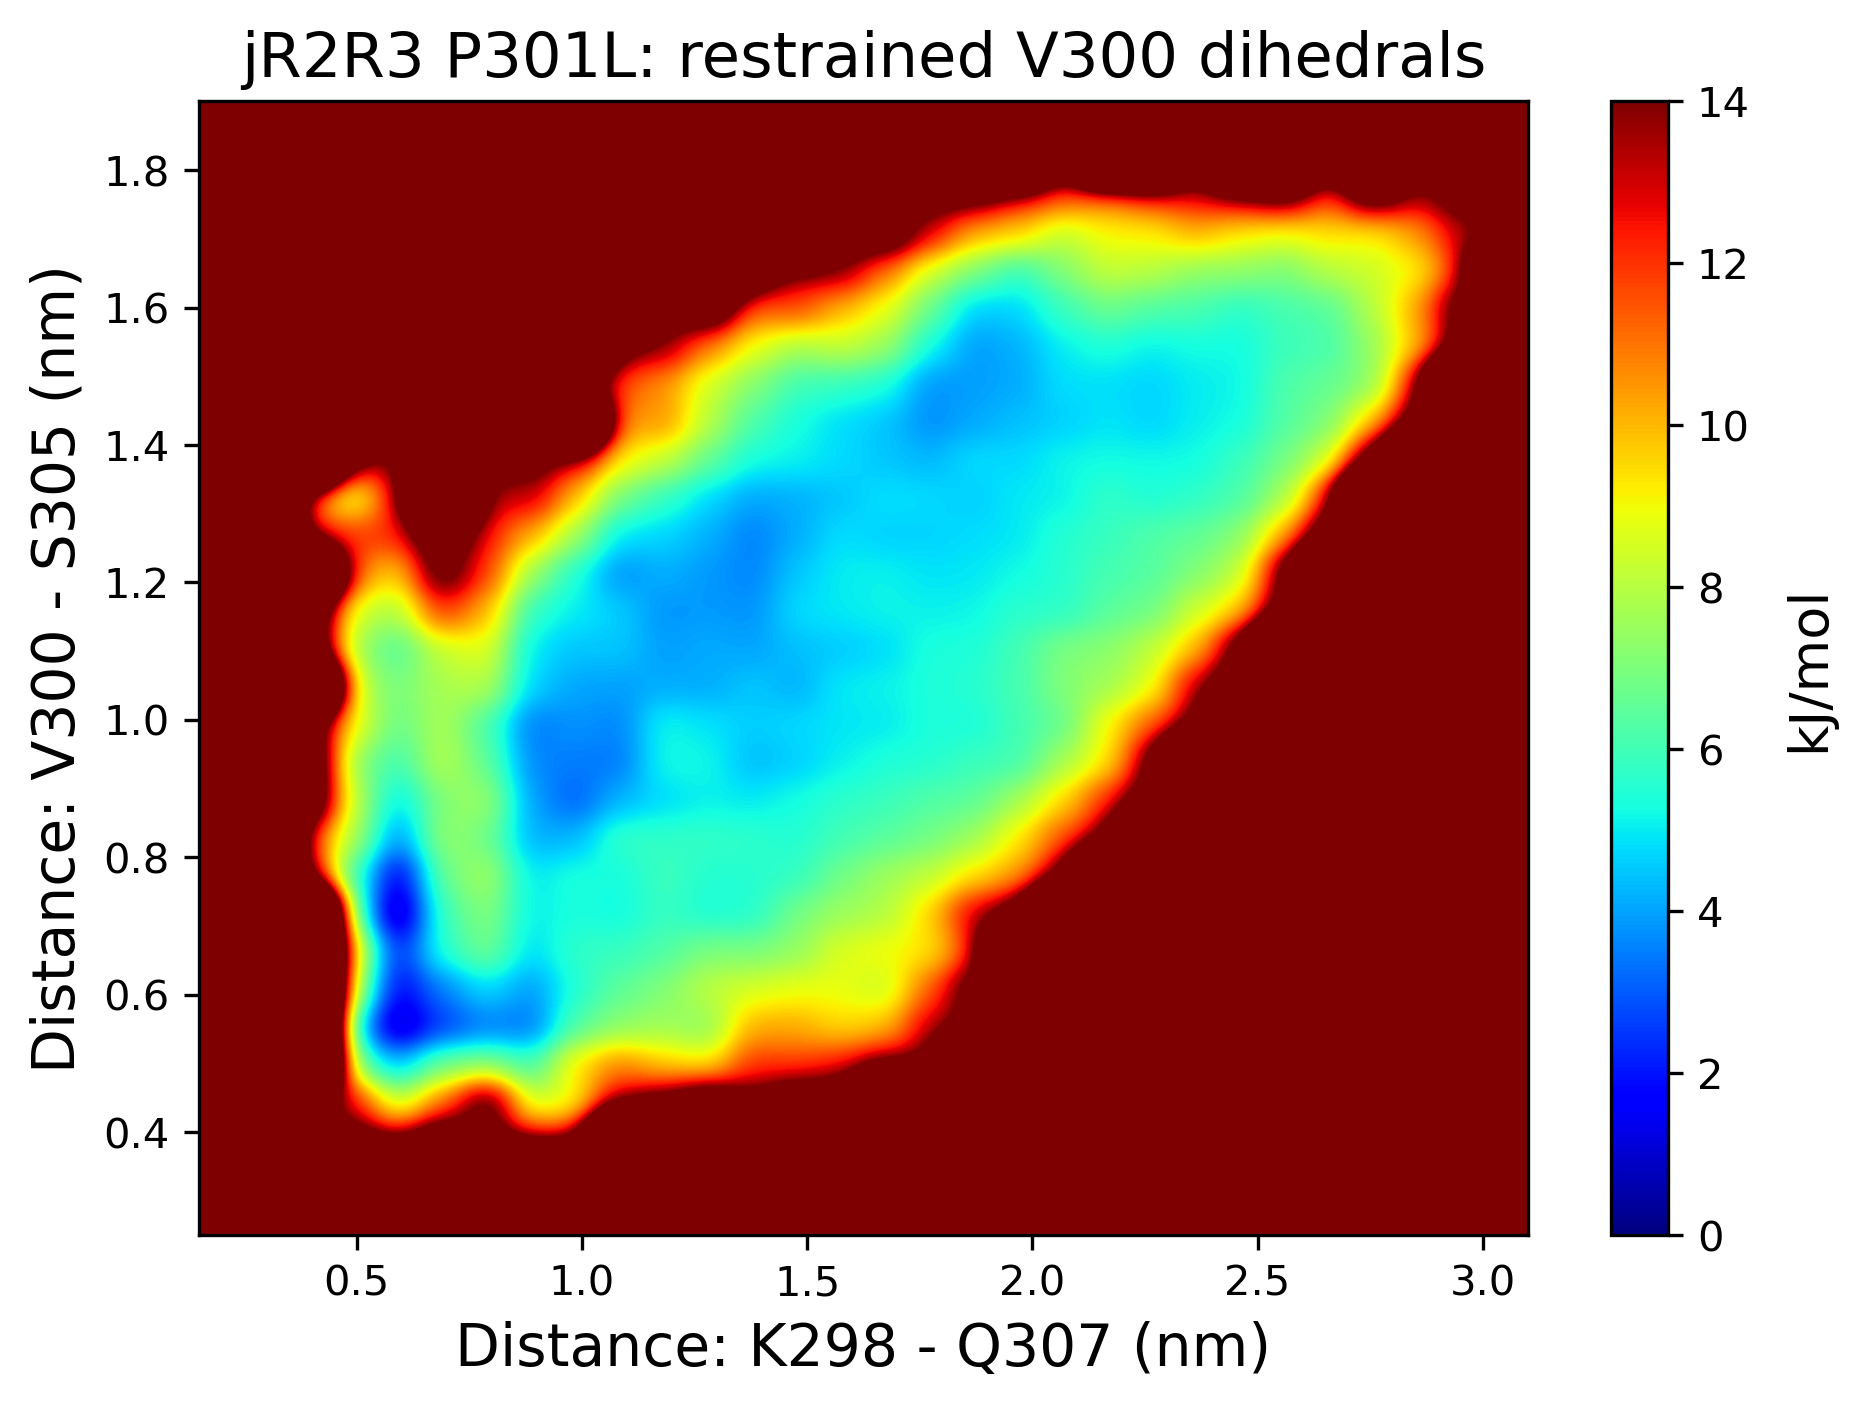

Here is the Python script that generated this plot:
#%%
import numpy as np
import pandas as pd
import matplotlib.pyplot as plt

# make a mask that counts frames when V300 and V301 dihedrals resemble HP1's
columns = ['Angle phi: VAL300','Angle psi: VAL300','Angle phi: aa301','Angle psi: aa301']
df_dihedrals = pd.read_csv('dihedrals_jR2R3_P301L.csv')[columns]

# make a mask for phi VAL300 < 0 and psi VAL300 > 1
V300_mask = np.logical_and(df_dihedrals['Angle phi: VAL300'].values < 0, df_dihedrals['Angle psi: VAL300'].values > 1.5)[5000:]

# make a mask for phi aa301 < 0 and greater than -1.8
aa301_mask = np.logical_and(df_dihedrals['Angle phi: aa301'].values < 0, df_dihedrals['Angle phi: aa301'].values > -3.14, df_dihedrals['Angle psi: aa301'].values > 1.5)[5000:]

mask = np.logical_and(V300_mask, aa301_mask)

# %%
def free_energy(a, b, T, y0, ymax, x0, xmax):
    free_energy, xedges, yedges = np.histogram2d(
        a, b, 30, [[y0, ymax], [x0, xmax]], density=True, weights=None)
    free_energy = np.log(np.flipud(free_energy)+.000001)
    free_energy = -(0.008314*T)*free_energy # for kJ/mol
    return free_energy, xedges, yedges

def load(csv_file,ignore,sim_sampling,my_sampling):
    ''' Load a csv file efficiently. You can ignore the unequilibrated part and sample as frequently as you want.

    Parameters
    ----------
    csv_file : string
        The string of the csv file in your working directory.
    ignore : float (ns)
        How many ns of unequilibrated simulation should we ignore?
    sim_sampling : float (ps)
        What was the timestep of structures outputed in your simulation?
    my_sampling : float (ps)
        What timestep should we look at for this analysis?
        Pick a value close to the longest autocorrelation time to be efficient.
        Must be a multiple of sim_sampling.

    Returns
    -------
    Pandas data frame.
    '''
    ignore_index = int(ignore*1000/sim_sampling) # multiply by 1000 to convert to ps
    entries_to_skip = int(my_sampling / sim_sampling)
    df = pd.read_csv(csv_file, skiprows = lambda x: (x>0 and x<=ignore_index)
                     or (x%entries_to_skip and x>ignore_index))
    return df

ensemble = 'jR2R3_P301L'
dist_dir = '../pair_distances'
df = load(f'{dist_dir}/pair_distances_{ensemble}.csv',50,10,10) #assuming it's converged at 50ns
#%%
distx = 'Distance: LYS298 and GLN307'
disty = 'Distance: VAL300 and SER305'
x = df[distx].to_numpy()[V300_mask]
y = df[disty].to_numpy()[V300_mask]

# %%
fig,ax = plt.subplots()
# cax = ax.set_axes([0.90, 0.25, 0.04, 0.5])


# CREATE A HEAT MAP OF THE FREE ENERGY OF THE CURRENT SIMULATION
dG, xedges, yedges = free_energy(y, x, 300, 0.25, 1.9, 0.15, 3.1)
dG = dG - np.min(dG)
im = plt.imshow(dG, interpolation='gaussian', extent=[
            yedges[0], yedges[-1], xedges[0], xedges[-1]], cmap='jet',
            aspect='auto',vmax=14)


# FORMAT THE COLORBAR
cbar_ticks = np.arange(0,15,2)
cb = fig.colorbar(im)
cb.ax.get_yaxis().labelpad = 8
cb.ax.set_ylabel('kJ/mol',fontsize=13)

ax.set_title('jR2R3 P301L: restrained V300 dihedrals',fontsize=15)
ax.set_xlabel('Distance: K298 - Q307 (nm)',fontsize=14)
ax.set_ylabel('Distance: V300 - S305 (nm)',fontsize=14)

plt.tight_layout()
fig.savefig('V300_restrained_landscape.png',dpi=300,bbox_inches='tight')


plt.show()
# %%
